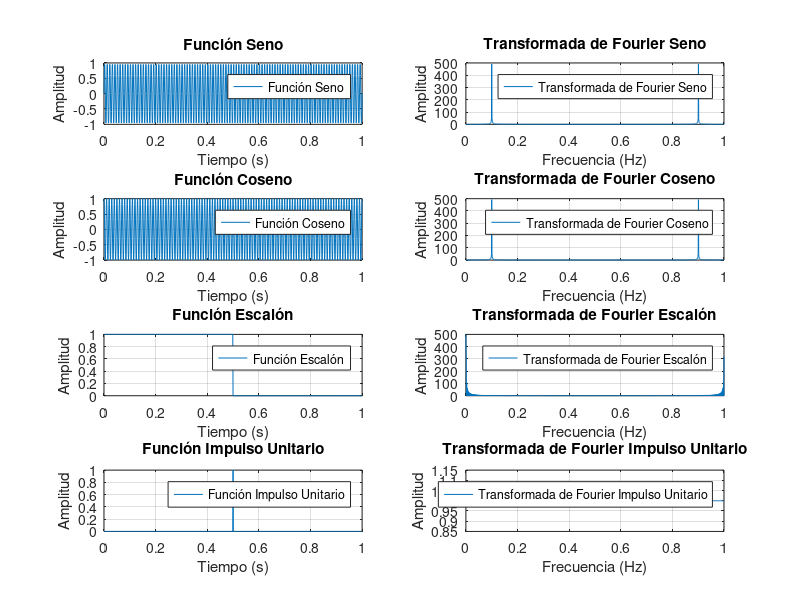

Write the MATLAB code that produced this figure.
t = 0:0.001:1;
f1 = sin(2*pi*100*t);
f2 = cos(2*pi*100*t);
f3 = t<0.5;
f4 = t == 0.5;

F1 = fft(f1);
F2 = fft(f2);
F3 = fft(f3);
F4 = fft(f4);

figure;

subplot(4, 2, 1);
plot(t, f1);
xlabel('Tiempo (s)');
ylabel('Amplitud');
title('Función Seno');
grid on;
legend("Función Seno");

subplot(4, 2, 2);
plot(t, abs(F1));
xlabel('Frecuencia (Hz)');
ylabel('Amplitud');
title('Transformada de Fourier Seno');
grid on;
legend("Transformada de Fourier Seno");

subplot(4, 2, 3);
plot(t, f2);
xlabel('Tiempo (s)');
ylabel('Amplitud');
title('Función Coseno');
grid on;
legend("Función Coseno");

subplot(4, 2, 4);
plot(t, abs(F2));
xlabel('Frecuencia (Hz)');
ylabel('Amplitud');
title('Transformada de Fourier Coseno');
grid on;
legend("Transformada de Fourier Coseno");

subplot(4, 2, 5);
plot(t, f3);
xlabel('Tiempo (s)');
ylabel('Amplitud');
title('Función Escalón');
grid on;
legend("Función Escalón");

subplot(4, 2, 6);
plot(t, abs(F3));
xlabel('Frecuencia (Hz)');
ylabel('Amplitud');
title('Transformada de Fourier Escalón');
grid on;
legend("Transformada de Fourier Escalón");

subplot(4, 2, 7);
plot(t, f4);
xlabel('Tiempo (s)');
ylabel('Amplitud');
title('Función Impulso Unitario');
grid on;
legend("Función Impulso Unitario");

subplot(4, 2, 8);
plot(t, abs(F4));
xlabel('Frecuencia (Hz)');
ylabel('Amplitud');
title('Transformada de Fourier Impulso Unitario');
grid on;
legend("Transformada de Fourier Impulso Unitario");